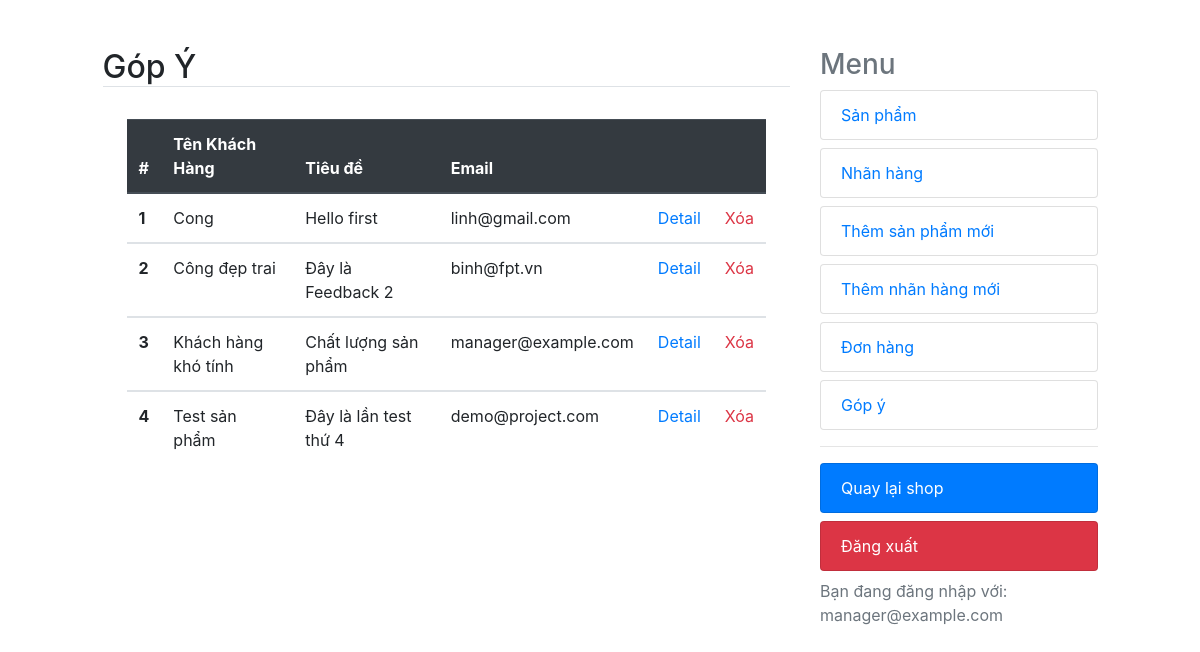
The app's page /dashboard/feedback (signed in) with its own data.
### shop/models.py (models this page shows, shortened)
class Feedback(models.Model):
    customer_name = models.CharField(max_length=255)
    title = models.CharField(max_length=255)
    email = models.EmailField()
    comment = models.TextField()
    created_at = models.DateTimeField(auto_now_add=True)

### accounts/models.py (models this page shows, shortened)
class User(AbstractBaseUser):
    email = models.EmailField(max_length=100, unique=True)
    full_name = models.CharField(max_length=100)
    is_admin = models.BooleanField(default=False)
    is_active = models.BooleanField(default=True)
    likes = models.ManyToManyField(Product, blank=True, related_name='likes')
    is_manager = models.BooleanField(default=False)
    objects = UserManager()
    USERNAME_FIELD = 'email'
    REQUIRED_FIELDS = ['full_name']

### dashboard/views.py (the view)
# urls.py: path('feedback', views.feedback, name='feedback'),
@user_passes_test(is_manager)
@login_required
def feedback(request):
    feedbacks = Feedback.objects.all()
    context = {'title':'Góp ý' ,'feedbacks':feedbacks}
    return render(request, 'feedback.html', context)

### cart/utils/cart.py (called while the page is built)
    def __iter__(self):
        product_ids = self.cart.keys()
        products = Product.objects.filter(id__in=product_ids)
        cart = self.cart.copy()
        for product in products:
            cart[str(product.id)]['product'] = product
        for item in cart.values():
            item['total_price'] = int(item['price']) * int(item['quantity'])
            yield item

    def add_cart_session(self):
        cart = self.session.get(CART_SESSION_ID)
        if not cart:
            cart = self.session[CART_SESSION_ID] = {}
        return cart

### dashboard/views.py (called while the page is built)
def is_manager(user):
    try:
        if not user.is_manager:
            raise Http404
        return True
    except:
        raise Http404

### online_shop/context_processors.py (called while the page is built)
def return_cart(request):
    cart = len(list(Cart(request)))
    return {'cart_count': cart}

def return_categories(request):
    categories = Category.objects.all()
    return {'categories': categories}

### dashboard/templates/feedback.html
{% extends "dashboard.html" %}
{% block content %}
<table class="table">
    <thead class="thead-dark">
      <tr>
        <th scope="col">#</th>
        <th scope="col">Tên Khách Hàng</th>
        <th scope="col">Tiêu đề</th>
        <th scope="col">Email</th>
        <th scope="col"></th>
        <th scope="col"></th>
      </tr>
    </thead>
    {% for feedback in feedbacks %}
    <tbody>
      <tr>
        <th scope="row">{{ forloop.counter }}</th>
        <td>{{ feedback.customer_name }}</td>
        <td>{{ feedback.title }}</td>
        <td>{{ feedback.email }}</td>
        <td><a href="{% url 'dashboard:feedback_detail' feedback.id %}" class="text-primary text-decoration-none">Detail</a></td>
        <td><a class="text-danger text-decoration-none" href="{% url 'dashboard:delete_feedback' feedback.id %}">Xóa</a></td>
      </tr>
    </tbody>
    {% endfor %}
  </table>
{% endblock %}

### dashboard/templates/dashboard.html (shortened to what this page needs)
{% load static %}
<!DOCTYPE html>
<html lang="en">
<head>
    <link rel="stylesheet" type="text/css" href="{% static 'css/bootstrap_dashboard.css' %}" />
</head>
<body>
    <div class="row mt-5">
        <div class="col-md-1"></div>
        <div class="col-md-7">
            <h2 class="border-bottom text-capitalize">{{ title }}</h2>
            <div class="p-4">
                {% block content %}{% endblock %}
            </div>
        </div>
        <div class="col-md-3 border-start">
            <h3 class="text-muted">Menu</h3>
            <a class="text-decoration-none" href="{% url 'dashboard:products' %}">
                <li class="rounded list-group-item  text-primary">Sản phẩm</li>
            </a>
            <a class="text-decoration-none" href="{% url 'dashboard:category' %}">
                <li class="rounded list-group-item mt-2  text-primary">Nhãn hàng</li>
            </a>
            <a class="text-decoration-none" href="{% url 'dashboard:add_product' %}">
                <li class="rounded list-group-item mt-2 text-primary">Thêm sản phẩm mới</li>
            </a>
            <a class="text-decoration-none" href="{% url 'dashboard:add_category' %}">
                <li class="rounded list-group-item mt-2  text-primary">Thêm nhãn hàng mới</li>
            </a>
            <a class="text-decoration-none" href="{% url 'dashboard:orders' %}">
                <li class="rounded list-group-item mt-2  text-primary">Đơn hàng</li>
            </a>
            <a class="text-decoration-none" href="{% url 'dashboard:feedback' %}">
                <li class="rounded list-group-item mt-2  text-primary">Góp ý</li>
            </a>
            <hr>
            <a class="text-decoration-none" href="{% url 'shop:home_page' %}">
                <li class="rounded list-group-item bg-primary mt-2  text-white">Quay lại shop</li>
            </a>
            <a class="text-decoration-none" href="{% url 'accounts:user_logout' %}">
                <li class="rounded list-group-item bg-danger mt-2  text-white">Đăng xuất</li>
            </a>
            <div class="text-muted mt-2">Bạn đang đăng nhập với: {{ request.user.email }}</div>
        </div>
        <div class="col-md-1 "></div>
    </div>
</body>
</html>

### records on screen
Feedback: customer_name "Cong", title "Hello first", email "linh@gmail.com"
Feedback: customer_name "Công đẹp trai", title "Đây là Feedback 2", email "binh@fpt.vn"
Feedback: customer_name "Khách hàng khó tính", title "Chất lượng sản phẩm", email "manager@example.com"
Feedback: customer_name "Test sản phẩm", title "Đây là lần test thứ 4", email "demo@project.com"
User: user.email "manager@example.com"

### other values on screen
{{ title }} "Góp Ý"
